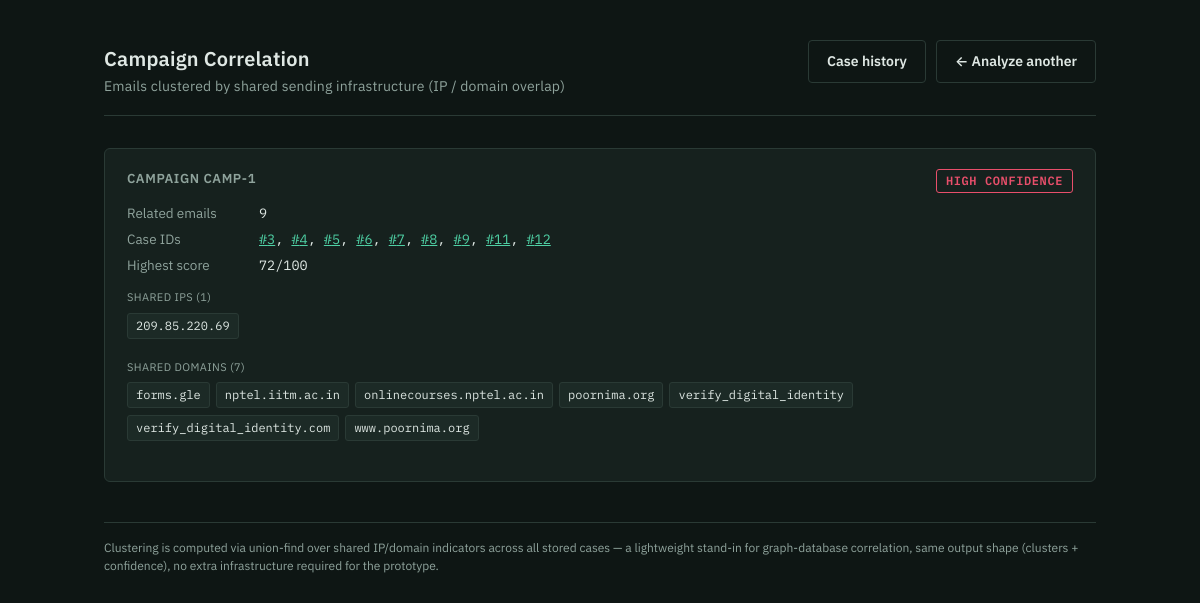
Page /campaigns on the committed database.
### tables this page shows
CREATE TABLE case_iocs (
    id INTEGER PRIMARY KEY AUTOINCREMENT,
    case_id INTEGER NOT NULL,
    ioc_type TEXT NOT NULL,      -- ip | domain | url | email
    ioc_value TEXT NOT NULL,
    FOREIGN KEY (case_id) REFERENCES cases (id)
);

### app.py (the view)
@app.route("/campaigns", methods=["GET"])
def campaigns_view():
    campaigns = build_campaigns()
    return render_template("campaigns.html", campaigns=campaigns)

### core/case_store.py (called while the page is built)
@contextmanager
def get_conn():
    conn = sqlite3.connect(DB_PATH)
    conn.row_factory = sqlite3.Row
    try:
        yield conn
        conn.commit()
    finally:
        conn.close()

### core/correlation_engine.py (called while the page is built)
def _confidence_from_overlap(num_shared_ips: int, num_shared_domains: int, cluster_size: int) -> str:
    if cluster_size < 2:
        return "Low"
    score = num_shared_ips * 2 + num_shared_domains
    if score >= 4 and cluster_size >= 3:
        return "High"
    if score >= 1:
        return "Medium"
    return "Low"

    def find(self, x):
        self.parent.setdefault(x, x)
        while self.parent[x] != x:
            self.parent[x] = self.parent[self.parent[x]]
            x = self.parent[x]
        return x

    def union(self, a, b):
        ra, rb = self.find(a), self.find(b)
        if ra != rb:
            self.parent[ra] = rb

### templates/campaigns.html (shortened to what this page needs)
<!DOCTYPE html>
<html lang="en">
<head>
  <link rel="stylesheet" href="{{ url_for('static', filename='style.css') }}">
</head>
<body>
  <div class="wrap">
    <header class="masthead">
      <div class="title">Campaign Correlation
        <span>Emails clustered by shared sending infrastructure (IP / domain overlap)</span>
      </div>
      <div style="display:flex; gap:10px;">
        <a class="btn btn-secondary" href="{{ url_for('list_cases') }}">Case history</a>
        <a class="btn btn-secondary" href="{{ url_for('index') }}">&larr; Analyze another</a>
      </div>
    </header>
    {% if campaigns %}
      {% for camp in campaigns %}
      <div class="panel full" style="margin-bottom:16px;">
        <h3>
          Campaign CAMP-{{ camp.cluster_id }}
          <span class="pill {{ 'pill-fail' if camp.attribution_confidence == 'High' else ('pill-warn' if camp.attribution_confidence == 'Medium' else 'pill-neutral') }}" style="float:right;">
            {{ camp.attribution_confidence }} confidence
          </span>
        </h3>
        <div class="kv"><div class="k">Related emails</div><div class="v">{{ camp.case_ids | length }}</div></div>
        <div class="kv"><div class="k">Case IDs</div><div class="v">{% for cid in camp.case_ids %}<a href="{{ url_for('view_case', case_id=cid) }}">#{{ cid }}</a>{{ ", " if not loop.last }}{% endfor %}</div></div>
        <div class="kv"><div class="k">Highest score</div><div class="v">{{ camp.max_risk_score }}/100</div></div>
        <div class="ioc-group" style="margin-top:14px;">
          <div class="ioc-label">Shared IPs ({{ camp.shared_ips | length }})</div>
          {% for ip in camp.shared_ips %}<span class="ioc-chip">{{ ip }}</span>{% else %}<span class="empty-note">none</span>{% endfor %}
        </div>
        <div class="ioc-group">
          <div class="ioc-label">Shared domains ({{ camp.shared_domains | length }})</div>
          {% for d in camp.shared_domains %}<span class="ioc-chip">{{ d }}</span>{% else %}<span class="empty-note">none</span>{% endfor %}
        </div>
      </div>
      {% endfor %}
    {% else %}
      <div class="panel full">
        <p class="empty-note">No campaigns detected yet — this appears once 2+ analyzed emails share an IP or sending domain. Analyze more emails to build correlation.</p>
      </div>
    {% endif %}
    <footer class="note">
      Clustering is computed via union-find over shared IP/domain indicators across all
      stored cases — a lightweight stand-in for graph-database correlation, same output
      shape (clusters + confidence), no extra infrastructure required for the prototype.
    </footer>
  </div>
</body>
</html>

### static/style.css (style rules this page uses)
:root { --bg: #0e1614; --bg-panel: #16211e; --bg-panel-raised: #1c2a26; --border: #2a3a35; --text: #dfe8e4; --text-dim: #8fa39c; --accent: #4fd1a5; --risk-low: #4fd1a5; --risk-mid: #e8b04f; --risk-high: #e8734f; --risk-critical: #e84f6b; --mono: "IBM Plex Mono", "SFMono-Regular", Consolas, monospace; --sans: "IBM Plex Sans", -apple-system, "Segoe UI", sans-serif; }
* { box-sizing: border-box; }
body { margin: 0; background: var(--bg); color: var(--text); font-family: var(--sans); line-height: 1.5; }
a { color: var(--accent); }
.wrap { max-width: 1040px; margin: 0 auto; padding: 40px 24px 80px; }
header.masthead { display: flex; align-items: baseline; justify-content: space-between; border-bottom: 1px solid var(--border); padding-bottom: 18px; margin-bottom: 32px; flex-wrap: wrap; gap: 8px; }
header.masthead .title { font-size: 20px; font-weight: 600; letter-spacing: 0.2px; }
header.masthead .title span { color: var(--text-dim); font-weight: 400; font-size: 14px; display: block; margin-top: 2px; }
button, .btn { background: var(--accent); color: #0e1614; border: none; padding: 10px 18px; border-radius: 4px; font-family: var(--sans); font-weight: 600; font-size: 14px; cursor: pointer; text-decoration: none; display: inline-block; }
.btn-secondary { background: transparent; color: var(--text); border: 1px solid var(--border); }
.panel { background: var(--bg-panel); border: 1px solid var(--border); border-radius: 6px; padding: 20px 22px; }
.panel.full { grid-column: 1 / -1; }
.panel h3 { font-size: 13px; text-transform: uppercase; letter-spacing: 0.6px; color: var(--text-dim); margin: 0 0 14px; font-weight: 600; }
.kv { display: grid; grid-template-columns: 120px 1fr; gap: 6px 12px; font-size: 13.5px; margin-bottom: 6px; }
.kv .k { color: var(--text-dim); }
.kv .v { font-family: var(--mono); word-break: break-all; }
.pill { display: inline-block; font-family: var(--mono); font-size: 12px; padding: 2px 9px; border-radius: 3px; border: 1px solid var(--border); }
.pill-fail { color: var(--risk-critical); border-color: var(--risk-critical); }
.ioc-group { margin-bottom: 14px; }
.ioc-group .ioc-label { font-size: 11px; text-transform: uppercase; color: var(--text-dim); margin-bottom: 6px; letter-spacing: 0.4px; }
.ioc-chip { display: inline-block; font-family: var(--mono); font-size: 12px; background: var(--bg-panel-raised); border: 1px solid var(--border); border-radius: 3px; padding: 3px 8px; margin: 0 6px 6px 0; }
footer.note { margin-top: 40px; color: var(--text-dim); font-size: 12px; border-top: 1px solid var(--border); padding-top: 16px; }

### rows in the picture
case_iocs: ioc_value "209.85.220.69"
case_iocs: ioc_value "forms.gle"
case_iocs: ioc_value "nptel.iitm.ac.in"
case_iocs: ioc_value "onlinecourses.nptel.ac.in"
case_iocs: ioc_value "poornima.org"
case_iocs: ioc_value "verify_digital_identity"
case_iocs: ioc_value "verify_digital_identity.com"
case_iocs: ioc_value "www.poornima.org"

### other values in the picture
{{ camp.cluster_id }} "1"
{{ camp.attribution_confidence }} "HIGH"
{{ camp.case_ids | length }} "9"
{{ cid }} "3" "4" "5" "6" "7" "8" "9" "11" "12"
{{ ", " if not loop.last }} "," "," "," "," "," "," "," ","
{{ camp.max_risk_score }} "72"
{{ camp.shared_ips | length }} "1"
{{ camp.shared_domains | length }} "7"
